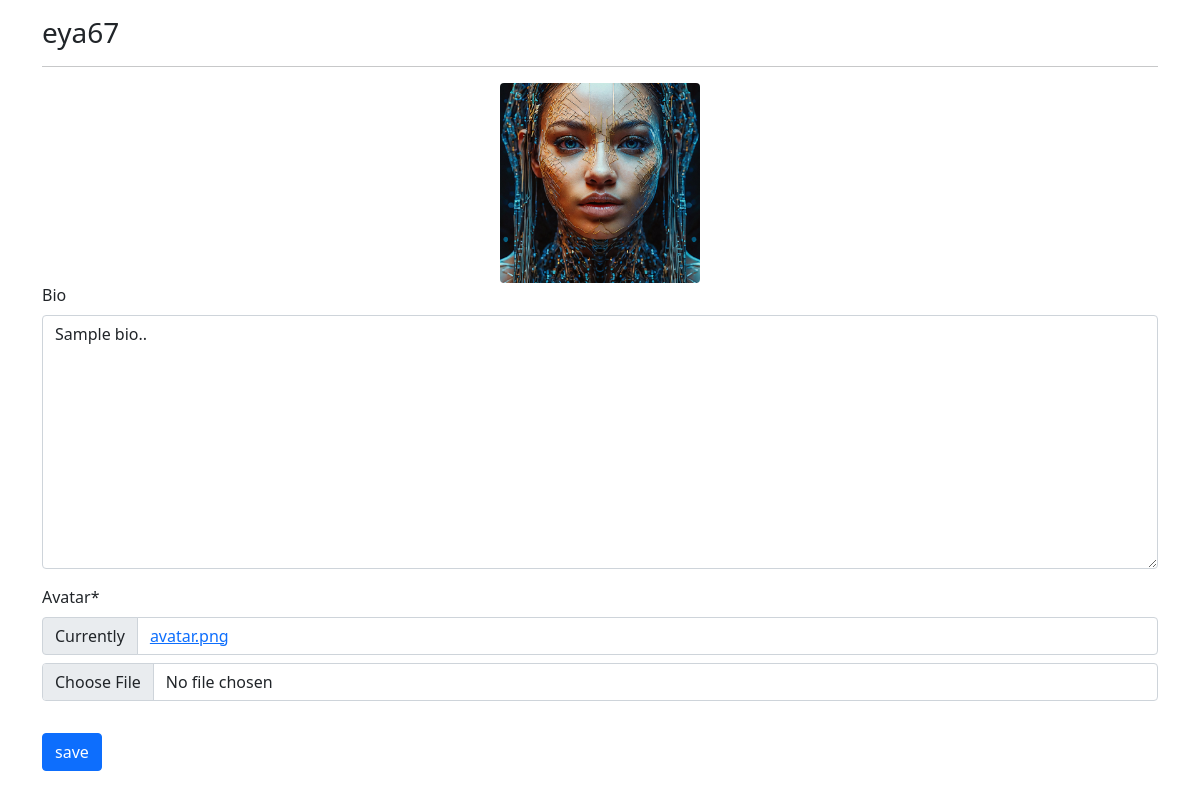
Page /profiles/my/ (signed in) on the earlier database version.
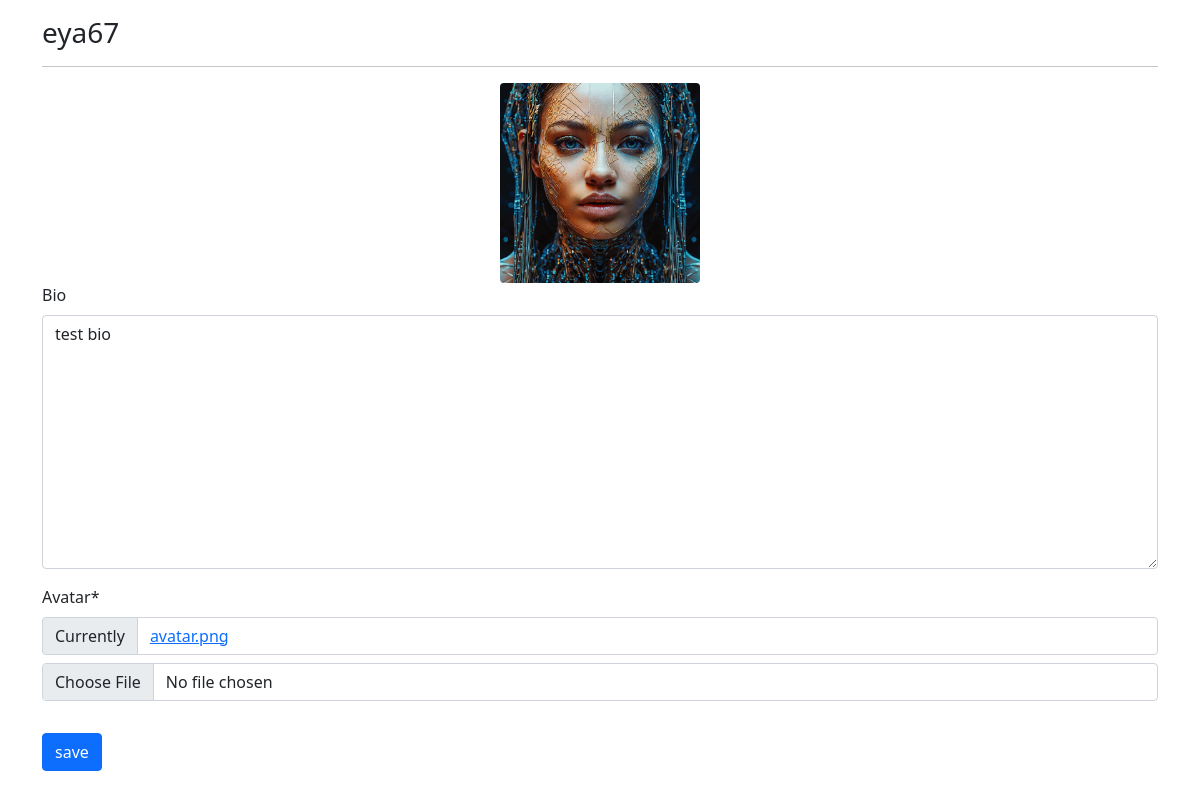
Same page on the later database version.
### profiles/models.py (models this page shows, shortened)
class Profile(models.Model):
    user = models.OneToOneField(User, on_delete=models.CASCADE)
    bio = models.TextField(blank=True)
    avatar = models.ImageField(default='avatar.png',upload_to='avatars')
    updated = models.DateTimeField(auto_now=True)
    created = models.DateTimeField(auto_now_add=True)

### profiles/views.py (the view, shortened to what this page needs)
# urls.py: path('my/', my_profile_view, name='my-profile'),
def my_profile_view(request):
    obj = Profile.objects.get(user=request.user)
    form = ProfileForm(request.POST or None, request.FILES or None, instance=obj)
    context = {
        'obj':obj,
        'form': form,
    }
    return render(request, 'profiles/main.html', context)

### profiles/forms.py
class ProfileForm(forms.ModelForm):
    class Meta:
        model = Profile
        fields = ('bio','avatar',)

### profiles/templates/profiles/main.html (shortened to what this page needs)
{% extends "base.html" %}
{% load static %}
{% load crispy_forms_tags %}
{% block content %}
    <h3>{{obj.user}}</h3>
    <hr>
    <div class = "text-center" id="avatar-box">
        <img src ="{{obj.avatar.url}}" class="rounded" height="200px" width="auto" alt="{{obj.user.username}}">
    </div>
    <form id="profile-form">
        {{form|crispy}}
        <button type="submit" class="btn btn-primary mt-3">save</button>
    </form>
{% endblock content %}

Differences in the rows shown:
changed Profile "eya67": bio "Sample bio.." → "test bio"
